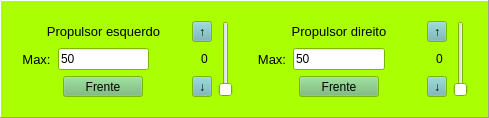
            <widget class="QFrame" name="frame">
             <property name="sizePolicy">
              <sizepolicy hsizetype="Minimum" vsizetype="Preferred">
               <horstretch>0</horstretch>
               <verstretch>4</verstretch>
              </sizepolicy>
             </property>
             <property name="palette">
              <palette>
               <active>
                <colorrole role="Button">
                 <brush brushstyle="SolidPattern">
                  <color alpha="255">
                   <red>109</red>
                   <green>180</green>
                   <blue>180</blue>
                  </color>
                 </brush>
                </colorrole>
                <colorrole role="Base">
                 <brush brushstyle="SolidPattern">
                  <color alpha="255">
                   <red>255</red>
                   <green>255</green>
                   <blue>255</blue>
                  </color>
                 </brush>
                </colorrole>
                <colorrole role="Window">
                 <brush brushstyle="SolidPattern">
                  <color alpha="255">
                   <red>170</red>
                   <green>255</green>
                   <blue>0</blue>
                  </color>
                 </brush>
                </colorrole>
               </active>
               <inactive>
                <colorrole role="Button">
                 <brush brushstyle="SolidPattern">
                  <color alpha="255">
                   <red>109</red>
                   <green>180</green>
                   <blue>180</blue>
                  </color>
                 </brush>
                </colorrole>
                <colorrole role="Base">
                 <brush brushstyle="SolidPattern">
                  <color alpha="255">
                   <red>255</red>
                   <green>255</green>
                   <blue>255</blue>
                  </color>
                 </brush>
                </colorrole>
                <colorrole role="Window">
                 <brush brushstyle="SolidPattern">
                  <color alpha="255">
                   <red>170</red>
                   <green>255</green>
                   <blue>0</blue>
                  </color>
                 </brush>
                </colorrole>
               </inactive>
               <disabled>
                <colorrole role="Button">
                 <brush brushstyle="SolidPattern">
                  <color alpha="255">
                   <red>109</red>
                   <green>180</green>
                   <blue>180</blue>
                  </color>
                 </brush>
                </colorrole>
                <colorrole role="Base">
                 <brush brushstyle="SolidPattern">
                  <color alpha="255">
                   <red>170</red>
                   <green>255</green>
                   <blue>0</blue>
                  </color>
                 </brush>
                </colorrole>
                <colorrole role="Window">
                 <brush brushstyle="SolidPattern">
                  <color alpha="255">
                   <red>170</red>
                   <green>255</green>
                   <blue>0</blue>
                  </color>
                 </brush>
                </colorrole>
               </disabled>
              </palette>
             </property>
             <property name="frameShape">
              <enum>QFrame::Panel</enum>
             </property>
             <property name="frameShadow">
              <enum>QFrame::Raised</enum>
             </property>
             <layout class="QHBoxLayout" name="horizontalLayout">
              <item>
               <widget class="QFrame" name="frame_3">
                <property name="sizePolicy">
                 <sizepolicy hsizetype="Preferred" vsizetype="Preferred">
                  <horstretch>1</horstretch>
                  <verstretch>0</verstretch>
                 </sizepolicy>
                </property>
                <property name="frameShape">
                 <enum>QFrame::NoFrame</enum>
                </property>
                <property name="frameShadow">
                 <enum>QFrame::Raised</enum>
                </property>
                <layout class="QGridLayout" name="gridLayout_2">
                 <item row="0" column="5" alignment="Qt::AlignRight">
                  <widget class="QToolButton" name="up_esq">
                   <property name="sizePolicy">
                    <sizepolicy hsizetype="Fixed" vsizetype="Fixed">
                     <horstretch>2</horstretch>
                     <verstretch>0</verstretch>
                    </sizepolicy>
                   </property>
                   <property name="text">
                    <string>↑</string>
                   </property>
                   <property name="autoRepeat">
                    <bool>true</bool>
                   </property>
                  </widget>
                 </item>
                 <item row="2" column="5" alignment="Qt::AlignRight">
                  <widget class="QToolButton" name="down_esq">
                   <property name="sizePolicy">
                    <sizepolicy hsizetype="Fixed" vsizetype="Fixed">
                     <horstretch>2</horstretch>
                     <verstretch>0</verstretch>
                    </sizepolicy>
                   </property>
                   <property name="text">
                    <string>↓</string>
                   </property>
                   <property name="autoRepeat">
                    <bool>true</bool>
                   </property>
                  </widget>
                 </item>
                 <item row="0" column="6" rowspan="3">
                  <widget class="QSlider" name="slider_esq">
                   <property name="palette">
                    <palette>
                     <active>
                      <colorrole role="Button">
                       <brush brushstyle="SolidPattern">
                        <color alpha="255">
                         <red>255</red>
                         <green>255</green>
                         <blue>255</blue>
                        </color>
                       </brush>
                      </colorrole>
                      <colorrole role="Highlight">
                       <brush brushstyle="SolidPattern">
                        <color alpha="255">
                         <red>198</red>
                         <green>62</green>
                         <blue>62</blue>
                        </color>
                       </brush>
                      </colorrole>
                     </active>
                     <inactive>
                      <colorrole role="Button">
                       <brush brushstyle="SolidPattern">
                        <color alpha="255">
                         <red>255</red>
                         <green>255</green>
                         <blue>255</blue>
                        </color>
                       </brush>
                      </colorrole>
                      <colorrole role="Highlight">
                       <brush brushstyle="SolidPattern">
                        <color alpha="255">
                         <red>198</red>
                         <green>62</green>
                         <blue>62</blue>
                        </color>
                       </brush>
                      </colorrole>
                     </inactive>
                     <disabled>
                      <colorrole role="Button">
                       <brush brushstyle="SolidPattern">
                        <color alpha="255">
                         <red>255</red>
                         <green>255</green>
                         <blue>255</blue>
                        </color>
                       </brush>
                      </colorrole>
                      <colorrole role="Highlight">
                       <brush brushstyle="SolidPattern">
                        <color alpha="255">
                         <red>145</red>
                         <green>141</green>
                         <blue>126</blue>
                        </color>
                       </brush>
                      </colorrole>
                     </disabled>
                    </palette>
                   </property>
                   <property name="maximum">
                    <number>50</number>
                   </property>
                   <property name="orientation">
                    <enum>Qt::Vertical</enum>
                   </property>
                  </widget>
                 </item>
                 <item row="1" column="0">
                  <widget class="QLabel" name="label_12">
                   <property name="sizePolicy">
                    <sizepolicy hsizetype="Preferred" vsizetype="Preferred">
                     <horstretch>3</horstretch>
                     <verstretch>0</verstretch>
                    </sizepolicy>
                   </property>
                   <property name="font">
                    <font>
                     <pointsize>10</pointsize>
                    </font>
                   </property>
                   <property name="text">
                    <string>Max:</string>
                   </property>
                   <property name="alignment">
                    <set>Qt::AlignCenter</set>
                   </property>
                   <property name="wordWrap">
                    <bool>true</bool>
                   </property>
                  </widget>
                 </item>
                 <item row="0" column="0" colspan="5">
                  <widget class="QLabel" name="label_9">
                   <property name="sizePolicy">
                    <sizepolicy hsizetype="Preferred" vsizetype="Preferred">
                     <horstretch>6</horstretch>
                     <verstretch>0</verstretch>
                    </sizepolicy>
                   </property>
                   <property name="font">
                    <font>
                     <pointsize>10</pointsize>
                    </font>
                   </property>
                   <property name="text">
                    <string>Propulsor esquerdo</string>
                   </property>
                   <property name="alignment">
                    <set>Qt::AlignCenter</set>
                   </property>
                   <property name="wordWrap">
                    <bool>true</bool>
                   </property>
                   <property name="buddy">
                    <cstring>campo_esq</cstring>
                   </property>
                  </widget>
                 </item>
                 <item row="2" column="0" colspan="5" alignment="Qt::AlignHCenter">
                  <widget class="QPushButton" name="bot_esq">
                   <property name="sizePolicy">
                    <sizepolicy hsizetype="Fixed" vsizetype="Ignored">
                     <horstretch>0</horstretch>
                     <verstretch>0</verstretch>
                    </sizepolicy>
                   </property>
                   <property name="palette">
                    <palette>
                     <active>
                      <colorrole role="Button">
                       <brush brushstyle="SolidPattern">
                        <color alpha="255">
                         <red>109</red>
                         <green>180</green>
                         <blue>109</blue>
                        </color>
                       </brush>
                      </colorrole>
                     </active>
                     <inactive>
                      <colorrole role="Button">
                       <brush brushstyle="SolidPattern">
                        <color alpha="255">
                         <red>109</red>
                         <green>180</green>
                         <blue>109</blue>
                        </color>
                       </brush>
                      </colorrole>
                     </inactive>
                     <disabled>
                      <colorrole role="Button">
                       <brush brushstyle="SolidPattern">
                        <color alpha="255">
                         <red>109</red>
                         <green>180</green>
                         <blue>109</blue>
                        </color>
                       </brush>
                      </colorrole>
                     </disabled>
                    </palette>
                   </property>
                   <property name="text">
                    <string>Frente</string>
                   </property>
                  </widget>
                 </item>
                 <item row="1" column="1" colspan="3">
                  <widget class="QLineEdit" name="campo_max_esq">
                   <property name="sizePolicy">
                    <sizepolicy hsizetype="Expanding" vsizetype="Fixed">
                     <horstretch>1</horstretch>
                     <verstretch>0</verstretch>
                    </sizepolicy>
                   </property>
                   <property name="text">
                    <string>50</string>
                   </property>
                  </widget>
                 </item>
                 <item row="1" column="4" colspan="2">
                  <widget class="QLineEdit" name="campo_esq">
                   <property name="sizePolicy">
                    <sizepolicy hsizetype="Ignored" vsizetype="Fixed">
                     <horstretch>0</horstretch>
                     <verstretch>0</verstretch>
                    </sizepolicy>
                   </property>
                   <property name="palette">
                    <palette>
                     <active>
                      <colorrole role="Base">
                       <brush brushstyle="SolidPattern">
                        <color alpha="0">
                         <red>255</red>
                         <green>255</green>
                         <blue>255</blue>
                        </color>
                       </brush>
                      </colorrole>
                     </active>
                     <inactive>
                      <colorrole role="Base">
                       <brush brushstyle="SolidPattern">
                        <color alpha="0">
                         <red>255</red>
                         <green>255</green>
                         <blue>255</blue>
                        </color>
                       </brush>
                      </colorrole>
                     </inactive>
                     <disabled>
                      <colorrole role="Base">
                       <brush brushstyle="SolidPattern">
                        <color alpha="255">
                         <red>239</red>
                         <green>235</green>
                         <blue>231</blue>
                        </color>
                       </brush>
                      </colorrole>
                     </disabled>
                    </palette>
                   </property>
                   <property name="text">
                    <string>0</string>
                   </property>
                   <property name="frame">
                    <bool>false</bool>
                   </property>
                   <property name="alignment">
                    <set>Qt::AlignRight|Qt::AlignTrailing|Qt::AlignVCenter</set>
                   </property>
                   <property name="dragEnabled">
                    <bool>true</bool>
                   </property>
                   <property name="readOnly">
                    <bool>false</bool>
                   </property>
                  </widget>
                 </item>
                </layout>
               </widget>
              </item>
              <item>
               <widget class="QFrame" name="frame_4">
                <property name="sizePolicy">
                 <sizepolicy hsizetype="Preferred" vsizetype="Preferred">
                  <horstretch>1</horstretch>
                  <verstretch>0</verstretch>
                 </sizepolicy>
                </property>
                <property name="frameShape">
                 <enum>QFrame::NoFrame</enum>
                </property>
                <property name="frameShadow">
                 <enum>QFrame::Raised</enum>
                </property>
                <layout class="QGridLayout" name="gridLayout_3">
                 <item row="0" column="5" alignment="Qt::AlignRight">
                  <widget class="QToolButton" name="up_dir">
                   <property name="sizePolicy">
                    <sizepolicy hsizetype="Fixed" vsizetype="Fixed">
                     <horstretch>2</horstretch>
                     <verstretch>0</verstretch>
                    </sizepolicy>
                   </property>
                   <property name="text">
                    <string>↑</string>
                   </property>
                   <property name="autoRepeat">
                    <bool>true</bool>
                   </property>
                  </widget>
                 </item>
                 <item row="2" column="5" alignment="Qt::AlignRight">
                  <widget class="QToolButton" name="down_dir">
                   <property name="sizePolicy">
                    <sizepolicy hsizetype="Fixed" vsizetype="Fixed">
                     <horstretch>2</horstretch>
                     <verstretch>0</verstretch>
                    </sizepolicy>
                   </property>
                   <property name="text">
                    <string>↓</string>
                   </property>
                   <property name="autoRepeat">
                    <bool>true</bool>
                   </property>
                  </widget>
                 </item>
                 <item row="0" column="6" rowspan="3">
                  <widget class="QSlider" name="slider_dir">
                   <property name="palette">
                    <palette>
                     <active>
                      <colorrole role="Button">
                       <brush brushstyle="SolidPattern">
                        <color alpha="255">
                         <red>255</red>
                         <green>255</green>
                         <blue>255</blue>
                        </color>
                       </brush>
                      </colorrole>
                      <colorrole role="Highlight">
                       <brush brushstyle="SolidPattern">
                        <color alpha="255">
                         <red>198</red>
                         <green>62</green>
                         <blue>62</blue>
                        </color>
                       </brush>
                      </colorrole>
                     </active>
                     <inactive>
                      <colorrole role="Button">
                       <brush brushstyle="SolidPattern">
                        <color alpha="255">
                         <red>255</red>
                         <green>255</green>
                         <blue>255</blue>
                        </color>
                       </brush>
                      </colorrole>
                      <colorrole role="Highlight">
                       <brush brushstyle="SolidPattern">
                        <color alpha="255">
                         <red>198</red>
                         <green>62</green>
                         <blue>62</blue>
                        </color>
                       </brush>
                      </colorrole>
                     </inactive>
                     <disabled>
                      <colorrole role="Button">
                       <brush brushstyle="SolidPattern">
                        <color alpha="255">
                         <red>255</red>
                         <green>255</green>
                         <blue>255</blue>
                        </color>
                       </brush>
                      </colorrole>
                      <colorrole role="Highlight">
                       <brush brushstyle="SolidPattern">
                        <color alpha="255">
                         <red>145</red>
                         <green>141</green>
                         <blue>126</blue>
                        </color>
                       </brush>
                      </colorrole>
                     </disabled>
                    </palette>
                   </property>
                   <property name="maximum">
                    <number>50</number>
                   </property>
                   <property name="orientation">
                    <enum>Qt::Vertical</enum>
                   </property>
                  </widget>
                 </item>
                 <item row="1" column="0">
                  <widget class="QLabel" name="label_14">
                   <property name="sizePolicy">
                    <sizepolicy hsizetype="Preferred" vsizetype="Preferred">
                     <horstretch>3</horstretch>
                     <verstretch>0</verstretch>
                    </sizepolicy>
                   </property>
                   <property name="font">
                    <font>
                     <pointsize>10</pointsize>
                    </font>
                   </property>
                   <property name="text">
                    <string>Max:</string>
                   </property>
                   <property name="alignment">
                    <set>Qt::AlignCenter</set>
                   </property>
                   <property name="wordWrap">
                    <bool>true</bool>
                   </property>
                  </widget>
                 </item>
                 <item row="0" column="0" colspan="5">
                  <widget class="QLabel" name="label_15">
                   <property name="sizePolicy">
                    <sizepolicy hsizetype="Preferred" vsizetype="Preferred">
                     <horstretch>6</horstretch>
                     <verstretch>0</verstretch>
                    </sizepolicy>
                   </property>
                   <property name="font">
                    <font>
                     <pointsize>10</pointsize>
                    </font>
                   </property>
                   <property name="text">
                    <string>Propulsor direito</string>
                   </property>
                   <property name="alignment">
                    <set>Qt::AlignCenter</set>
                   </property>
                   <property name="wordWrap">
                    <bool>true</bool>
                   </property>
                   <property name="buddy">
                    <cstring>campo_dir</cstring>
                   </property>
                  </widget>
                 </item>
                 <item row="2" column="0" colspan="5" alignment="Qt::AlignHCenter">
                  <widget class="QPushButton" name="bot_dir">
                   <property name="sizePolicy">
                    <sizepolicy hsizetype="Fixed" vsizetype="Ignored">
                     <horstretch>0</horstretch>
                     <verstretch>0</verstretch>
                    </sizepolicy>
                   </property>
                   <property name="palette">
                    <palette>
                     <active>
                      <colorrole role="Button">
                       <brush brushstyle="SolidPattern">
                        <color alpha="255">
                         <red>109</red>
                         <green>180</green>
                         <blue>109</blue>
                        </color>
                       </brush>
                      </colorrole>
                     </active>
                     <inactive>
                      <colorrole role="Button">
                       <brush brushstyle="SolidPattern">
                        <color alpha="255">
                         <red>109</red>
                         <green>180</green>
                         <blue>109</blue>
                        </color>
                       </brush>
                      </colorrole>
                     </inactive>
                     <disabled>
                      <colorrole role="Button">
                       <brush brushstyle="SolidPattern">
                        <color alpha="255">
                         <red>109</red>
                         <green>180</green>
                         <blue>109</blue>
                        </color>
                       </brush>
                      </colorrole>
                     </disabled>
                    </palette>
                   </property>
                   <property name="text">
                    <string>Frente</string>
                   </property>
                  </widget>
                 </item>
                 <item row="1" column="1" colspan="3">
                  <widget class="QLineEdit" name="campo_max_dir">
                   <property name="sizePolicy">
                    <sizepolicy hsizetype="Expanding" vsizetype="Fixed">
                     <horstretch>1</horstretch>
                     <verstretch>0</verstretch>
                    </sizepolicy>
                   </property>
                   <property name="text">
                    <string>50</string>
                   </property>
                  </widget>
                 </item>
                 <item row="1" column="4" colspan="2">
                  <widget class="QLineEdit" name="campo_dir">
                   <property name="sizePolicy">
                    <sizepolicy hsizetype="Ignored" vsizetype="Fixed">
                     <horstretch>0</horstretch>
                     <verstretch>0</verstretch>
                    </sizepolicy>
                   </property>
                   <property name="palette">
                    <palette>
                     <active>
                      <colorrole role="Base">
                       <brush brushstyle="SolidPattern">
                        <color alpha="0">
                         <red>255</red>
                         <green>255</green>
                         <blue>255</blue>
                        </color>
                       </brush>
                      </colorrole>
                     </active>
                     <inactive>
                      <colorrole role="Base">
                       <brush brushstyle="SolidPattern">
                        <color alpha="0">
                         <red>255</red>
                         <green>255</green>
                         <blue>255</blue>
                        </color>
                       </brush>
                      </colorrole>
                     </inactive>
                     <disabled>
                      <colorrole role="Base">
                       <brush brushstyle="SolidPattern">
                        <color alpha="255">
                         <red>239</red>
                         <green>235</green>
                         <blue>231</blue>
                        </color>
                       </brush>
                      </colorrole>
                     </disabled>
                    </palette>
                   </property>
                   <property name="text">
                    <string>0</string>
                   </property>
                   <property name="frame">
                    <bool>false</bool>
                   </property>
                   <property name="alignment">
                    <set>Qt::AlignRight|Qt::AlignTrailing|Qt::AlignVCenter</set>
                   </property>
                   <property name="dragEnabled">
                    <bool>true</bool>
                   </property>
                   <property name="readOnly">
                    <bool>false</bool>
                   </property>
                  </widget>
                 </item>
                </layout>
               </widget>
              </item>
             </layout>
            </widget>
